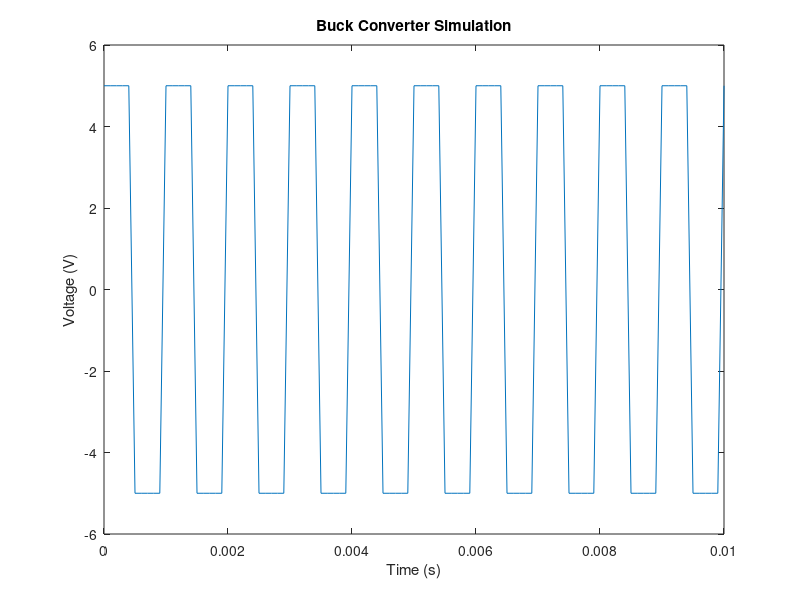

Source code (MATLAB):
%Name: Md. Roknuzzaman Rikon
%ID: 22024014
% Buck Converter Simulation 
Vin = 12; % Input voltage in volts 
Vout = 5; % Desired output voltage in volts 
D = Vout / Vin; % Duty cycle 
t = 0:0.0001:0.01; % Time vector 
V = Vin * D * square(2*pi*1e3*t); % Output voltage waveform 
plot(t, V); 
title('Buck Converter Simulation'); 
xlabel('Time (s)'); 
ylabel('Voltage (V)');
